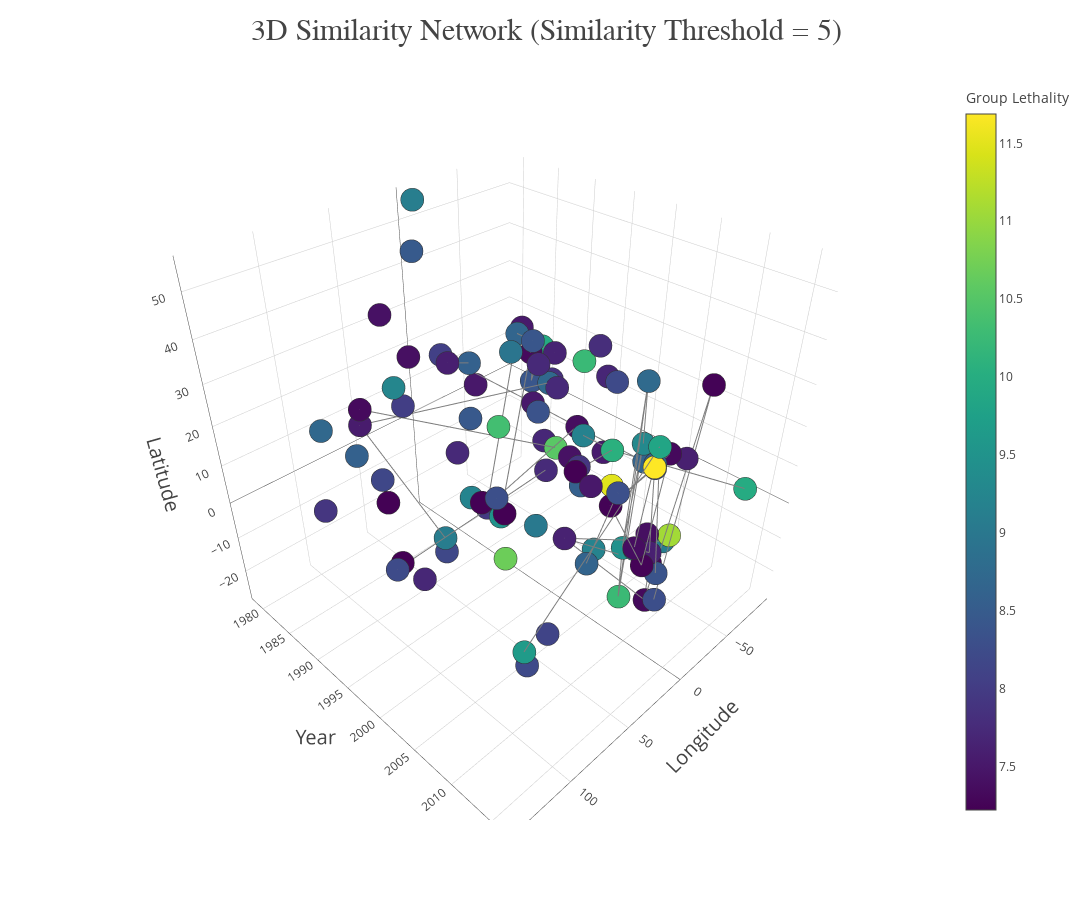

This figure's notebook cell:
### Code cell
""" Backend """
from construct_similairty_network import *
iplot(sim_fig, validate=0)

### Figure 1 — Plotly figure (JSON) as saved in the notebook; plotly's stock layout.template omitted (floating-point values rounded to 4 significant figures; data arrays with more than 128 entries replaced by an {"elided": "..."} marker saying what was removed)
{"data": [{"hoverinfo": "text", "marker": {"color": [11.69, 11.49, 11.07, 10.69, 10.54, 10.35, 10.25, 10.25, 10.16, 10.06, 9.968, 9.939, 9.852, 9.657, 9.486, 9.483, 9.316, 9.289, 9.267, 9.217, 9.203, 9.176, 9.112, 9.099, 9.094, 9.024, 8.948, 8.764, 8.721, 8.71, 8.657, 8.642, 8.639, 8.639, 8.597, 8.59, 8.569, 8.526, 8.472, 8.452, 8.406, 8.405, 8.382, 8.359, 8.316, 8.291, 8.285, 8.279, 8.236, 8.223, 8.221, 8.19, 8.176, 8.132, 8.068, 8.039, 7.968, 7.923, 7.913, 7.841, 7.795, 7.758, 7.751, 7.735, 7.735, 7.732, 7.71, 7.704, 7.693, 7.646, 7.633, 7.614, 7.605, 7.599, 7.56, 7.545, 7.52, 7.518, 7.508, 7.505, 7.43, 7.424, 7.422, 7.406, 7.391, 7.381, 7.372, 7.338, 7.332, 7.328, 7.324, 7.286, 7.263, 7.245, 7.244, 7.241, 7.237, 7.228, 7.227, 7.223], "colorbar": {"title": "Group Lethality"}, "colorscale": "Viridis", "line": {"color": "rgb(50,50,50)", "width": 0.5}, "size": 8, "symbol": "dot"}, "mode": "markers", "name": "actors", "text": ["Islamic State of Iraq and the Levant (ISIL)", "Taliban", "Boko Haram", "Liberation Tigers of Tamil Eelam (LTTE)", "Shining Path (SL)", "Al-Qaida", "Al-Shabaab", "Farabundo Marti National Liberation Front (FMLN)", "Tehrik-i-Taliban Pakistan (TTP)", "Al-Qaida in Iraq", "Revolutionary Armed Forces of Colombia (FARC)", "Nicaraguan Democratic Force (FDN)", "Kurdistan Workers' Party (PKK)", "New People's Army (NPA)", "Hutu extremists", "Al-Qaida in the Arabian Peninsula (AQAP)", "Al-Nusrah Front", "Houthi extremists (Ansar Allah)", "Sikh Extremists", "National Union for the Total Independence of Angola (UNITA)", "Lord's Resistance Army (LRA)", "Islamic State of Iraq (ISI)", "Irish Republican Army (IRA)", "Fulani extremists", "Mozambique National Resistance Movement (MNR)", "Communist Party of India - Maoist (CPI-Maoist)", "Chechen Rebels", "Donetsk People's Republic", "National Liberation Army of Colombia (ELN)", "Aum Shinri Kyo", "Armed Islamic Group (GIA)", "Maoists", "Hamas (Islamic Resistance Movement)", "Democratic Revolutionary Alliance (ARDE)", "Hezbollah", "Tamils", "Lashkar-e-Jhangvi", "Muslim extremists", "Basque Fatherland and Freedom (ETA)", "Lashkar-e-Taiba (LeT)", "Islamist extremists", "M-19 (Movement of April 19)", "Sudan People's Liberation Movement in Opposition (SPLM-IO)", "Tawhid and Jihad", "Khorasan Chapter of the Islamic State", "United Liberation Front of Assam (ULFA)", "Allied Democratic Forces (ADF)", "Sinai Province of the Islamic State", "Moro Islamic Liberation Front (MILF)", "Al-Qaida in the Islamic Maghreb (AQIM)", "Abu Sayyaf Group (ASG)", "African National Congress (South Africa)", "People's Liberation Front (JVP)", "Separatists", "Palestinians", "Muslim Militants", "Tutsi", "Moro National Liberation Front (MNLF)", "Haqqani Network", "Death Squad", "Abu Hafs al-Masri Brigades", "Rebels", "Algerian Islamic Extremists", "Riyadus-Salikhin Reconnaissance and Sabotage Battalion of Chechen Martyrs", "Narco-Terrorists", "Communist Party of Nepal- Maoist (CPN-M)", "Tupac Amaru Revolutionary Movement (MRTA)", "Jemaah Islamiya (JI)", "Salafist Group for Preaching and Fighting (GSPC)", "Nicaraguan Resistance", "National Democratic Front of Bodoland (NDFB)", "Sudan People's Liberation Movement - North", "Tripoli Province of the Islamic State", "Mujahedin-e Khalq (MEK)", "Shanti Bahini - Peace Force", "Gunmen", "Al-Aqsa Martyrs Brigade", "Guerrilla Army of the Poor (EGP)", "Al-Gama'at al-Islamiyya (IG)", "Hizbul Mujahideen (HM)", "Revolutionary United Front (RUF)", "Front for the Liberation of Lebanon from Foreigners", "Popular Liberation Army (EPL)", "Uighur Separatists", "Janjaweed", "Palestinian Islamic Jihad (PIJ)", "Sanaa Province of the Islamic State", "Muslim Rebels", "Bodo Militants", "Democratic Front for the Liberation of Rwanda (FDLR)", "Barqa Province of the Islamic State", "Anti-Balaka Militia", "Adan-Abyan Province of the Islamic State", "Baloch Liberation Army (BLA)", "Jihadi-inspired extremists", "Khmer Rouge", "People's War Group (PWG)", "Lashkar-e-Islam (Pakistan)", "Naxalites", "Muslims"], "type": "scatter3d", "x": [43.69, 67.41, 13.15, 80.8, -76.26, 67.07, 45.03, -88.93, 71.43, 44.4, -75.31, -86.02, 41.13, 124.0, 29.47, 45.45, 36.64, 44.09, 75.55, 14.43, 29.5, 44.39, -5.93, 8.825, 33.84, 84.47, 45.68, 37.79, -73.85, 139.8, 3.042, 82.09, 34.6, -84.53, 35.5, 80.38, 67.02, 34.11, -2.613, 74.86, 3.042, -75.57, 31.26, 44.39, 70.57, 92.89, 29.52, 33.8, 124.5, 3.688, 122.0, 28.06, 80.42, 101.2, 35.2, 74.8, 29.37, 122.1, 69.17, -76.52, -3.7, 9.45, 3.619, 44.8, -75.57, 84.54, -77.04, 106.8, 3.857, -85.83, 91.73, 29.72, 16.59, 51.42, 92.06, 43.31, 35.1, -90.53, 30.84, 74.84, -12.1, 35.5, -75.53, 87.63, 24.66, 34.6, 44.21, 4.545, 91.01, 29.19, 22.14, 18.55, 45.03, 67.0, 1.444, 104.2, 79.88, 71.46, 81.35, 120.8], "y": [2016, 2015, 2015, 2006, 1989, 2003, 2014, 1991, 2012, 2012, 2014, 1985, 2016, 2015, 1997, 2014, 2014, 2015, 1991, 1990, 2009, 2009, 1979, 2014, 1989, 2010, 2001, 2014, 1988, 1995, 1995, 2015, 2014, 1984, 1994, 1985, 2012, 2015, 1979, 2001, 1997, 1985, 2016, 2004, 2016, 2007, 2016, 2015, 2000, 2007, 2015, 1988, 1989, 2014, 1990, 1992, 1995, 1989, 2012, 1988, 2004, 2000, 2006, 2004, 1989, 2001, 1987, 2000, 2006, 1987, 2014, 2015, 2016, 1994, 1989, 2011, 2002, 1981, 1994, 2014, 2000, 1981, 1988, 1996, 2014, 2007, 2015, 1997, 1989, 2015, 2015, 2014, 2016, 2015, 2016, 1995, 2003, 2012, 2006, 2000], "z": [34.28, 33.8, 11.71, 8.456, -12.05, 32.76, 2.049, 13.69, 33.92, 33.46, 4.549, 13.13, 37.94, 10.3, -3.337, 14.33, 35.65, 15.06, 30.9, -9.546, 3.571, 33.36, 54.6, 7.905, -19.3, 22.48, 43.32, 48.07, 6.954, 35.69, 36.53, 20.25, 31.52, 11.58, 33.4, 8.754, 30.18, 32.12, 43.22, 33.77, 36.52, 4.598, 7.7, 33.3, 34.11, 26.45, 0.499, 31.13, 7.118, 36.35, 6.496, -26.27, 6.927, 6.85, 31.77, 27.56, -3.383, 6.909, 34.53, 7.668, 40.42, 9.045, 36.58, 43.32, 6.271, 27.95, -12.05, 0.5333, 36.67, 12.98, 26.5, 11.02, 31.2, 35.7, 22.8, 31.77, 31.78, 14.62, 27.73, 33.9, 8.637, 33.89, 6.828, 43.79, 13.13, 31.52, 15.36, 34.08, 26.33, -1.186, 32.11, 4.413, 12.8, 29.56, 43.76, 12.9, 17.97, 33.92, 19.44, 8.005]}, {"hoverinfo": "text", "line": {"color": "rgb(125,125,125)", "width": 2}, "mode": "lines", "text": [5.026, 5.27, 5.241, 5.025, 5.901, 6.004, 5.036, 5.348, 5.04, 5.149, 5.009, 5.131, 5.219, 5.317, 5.187, 5.039, 5.797, 5.478, 5.518, 5.433, 5.169, 5.224, 5.101, 5.884, 5.433, 5.015, 5.412, 5.157, 5.092, 5.091, 5.104, 5.387, 5.345, 5.146, 5.288, 5.364, 5.333, 5.599, 5.386, 5.031, 5.393, 5.213, 5.131, 5.068, 5.251, 5.252, 5.922, 5.291], "type": "scatter3d", "x": {"elided": "144 float values"}, "y": {"elided": "144 int values"}, "z": {"elided": "144 float values"}}], "layout": {"height": 900, "hovermode": "closest", "margin": {"t": 80}, "scene": {"xaxis": {"showbackground": false, "showline": true, "showticklabels": true, "title": "Longitude", "titlefont": {"size": 20}, "zeroline": true}, "yaxis": {"showbackground": false, "showline": true, "showticklabels": true, "title": "Year", "titlefont": {"size": 20}, "zeroline": true}, "zaxis": {"showbackground": false, "showline": true, "showticklabels": true, "title": "Latitude", "titlefont": {"size": 20}, "zeroline": true}}, "showlegend": false, "title": "3D Similarity Network (Similarity Threshold = 5)", "titlefont": {"family": "Arial", "size": 30}, "width": 1300}}
